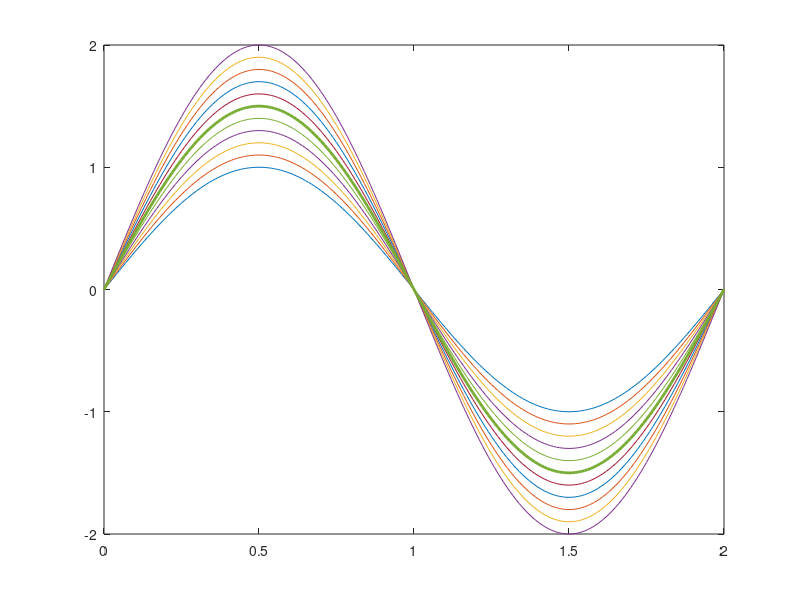

Source code (MATLAB): (Note: this script raises an error after producing the figure.)
addpath('../_nDMP')
%trajektorija
dt = 0.01;
tf = 2;
t = 0:dt:tf;
j = 0;

%Plots 10 sinuses
for a = 1:0.1:2
    j = j + 1;
    for i = 1:size(t)
        p(j,:) = a*sin(t*2*pi/tf);
    end
end
plot(t,p);


mu = mean(p);
sigma = std(p);

hold on
plot(t,mu,'LineWidth',2);

%rbf
W = [];
M = 10;
for j = 1:size(p,1)
    [RBF,~] = Trj2RBF(p(j,:)',dt,M);
    W(:,j) = RBF.w;
end

%RBF11 = RBF;
%p11 = RBF2Trj(RBF11)

mu_w = mean(W')'; %NAROBE ????
%sigma_w = std(W');  %NAROBE ????

%mu_w = 1/M*sum(W,2); %Zdaj je ta NAROBE !!!
sigma_w = zeros(M,M);
for i = 1:M
    sigma_w = sigma_w + 1/M*(W(i,:) - mu_w)*(W(i,:) - mu_w)';
end

RBF_mu = RBF; RBF_mu.w = mu_w;

p_w = RBF2Trj(RBF_mu);

plot(t(1:size(p_w)), p_w,':k','LineWidth',3);


%predikcija mu_x glede na viapoint
%x_via = 1.4;
%y_via = 2;
x_via = 1.5;
y_via = -1.5;
%Za to rabim x in y, x je faza, odvisna od časa (x-os)
S.x = exp(-RBF.a_x*x_via/RBF.tau);
%sigma_y je sigma(x_via) manjši sigma, bolj sili v via točko - to je design
%parameter in ga ni treba računati
%sigma_y = sigma(x_via/dt);
sigma_y = 0.001;

psi=exp(-(S.x-RBF_mu.c).^2./(2*RBF_mu.sigma2))';
L = sigma_w*psi/(sigma_y + psi'*sigma_w'*psi);
mu_v = mu_w + L*(y_via - psi'*mu_w);


%test
RBF_via = RBF_mu; RBF_via.w = mu_v;

p_via = RBF2Trj(RBF_via);

plot(t(1:size(p_via)), p_via,':m','LineWidth',2);

